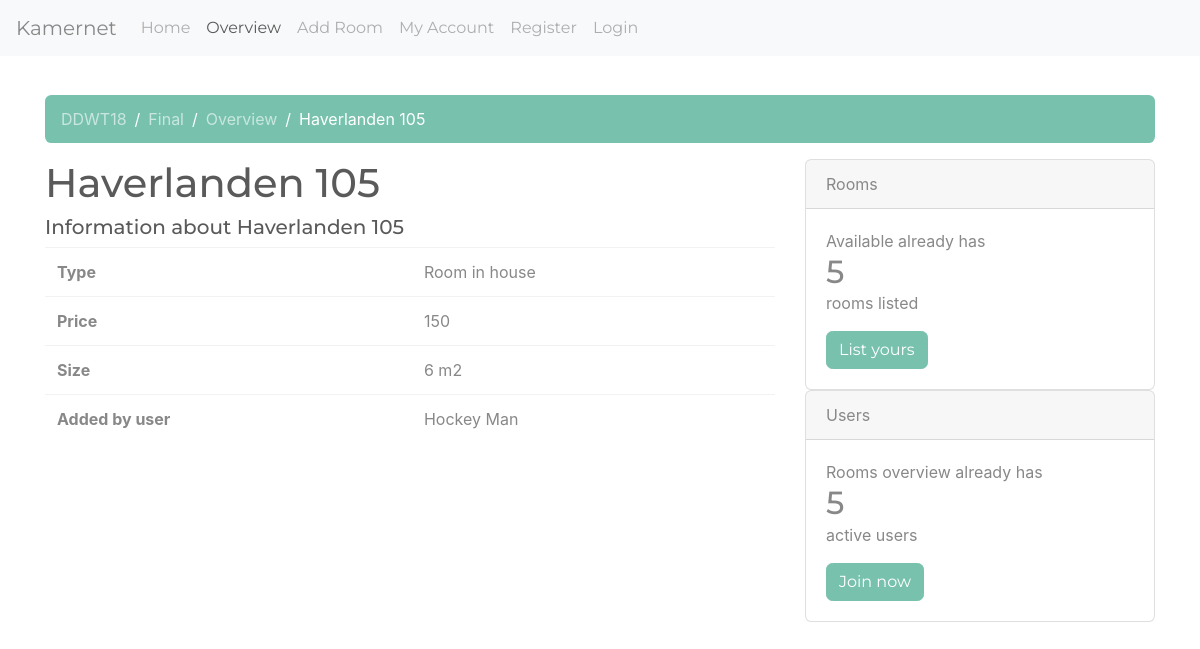
The page /DDWT18/final/room/?room_id=4 (signed in) on the database its author committed.
### tables this page shows
CREATE TABLE `rooms` (
  `id` int(11) NOT NULL,
  `address` varchar(255) NOT NULL,
  `city` VARCHAR(255) NOT NULL,
  `type` varchar(255) NOT NULL,
  `price` int(3) NOT NULL,
  `size` int(3) NOT NULL,
  `owner` int(11) NOT NULL
);

CREATE TABLE `users` (
  `id` int(11) NOT NULL,
  `username` varchar(255) NOT NULL,
  `password` varchar(255) NOT NULL,
  `full_name` varchar(255) NOT NULL,
  `birth_date` date NOT NULL,
  `role` int(11) NOT NULL,
  `biography` varchar(255) NOT NULL,
  `profession` varchar(255) NOT NULL,
  `language` varchar(255) NOT NULL,
  `email` varchar(255) NOT NULL,
  `phonenumber` int(11) NOT NULL
);

### views/room.php (the view, shortened to what this page needs)
<!doctype html>
<html lang="en">
<head>
    <link rel="stylesheet" href="/DDWT18/final/css/bootstrap.min.css">
    <link rel="stylesheet" href="/DDWT18/final/css/main.css">
</head>
<body>
<?= $navigation ?>
<div class="container">
    <div class="pd-15">&nbsp</div>
    <?= $breadcrumbs ?>
    <div class="row">
        <div class="col-md-8">
            <h1><?= $page_title ?></h1>
            <h5><?= $page_subtitle ?></h5>
            <table class="table">
                <tbody>
                <tr>
                    <th scope="row">Type</th>
                    <td><?= $room_type ?></td>
                </tr>
                <tr>
                    <th scope="row">Price</th>
                    <td><?= $room_price ?></td>
                </tr>
                <tr>
                    <th scope="row">Size</th>
                    <td><?= $room_size ?> m2</td>
                </tr>
                <tr>
                    <th scope="row">Added by user</th>
                    <td><?= $added_by ?></td>
                </tr>
                </tbody>
            </table>
        </div>
        <div class="col-md-4">
        </div>
    </div>
</div>
</body>
</html>

### css/main.css (style rules this page uses)
.pd-15 { padding: 15px 0 0 0; }

### rows shown on the page
rooms: address "Haverlanden 105", address "Information about Haverlanden 105", type "Room in house", price "150", size "6"
users: full_name "Hockey Man"

### other values the page prints
$nav_info[1]['name'] "Home"
$nav_info[1]['name'] "Overview"
$nav_info[1]['name'] "Add Room"
$nav_info[1]['name'] "My Account"
$nav_info[1]['name'] "Register"
$nav_info[1]['name'] "Login"
$name "DDWT18"
$name "Final"
$name "Overview"
$name "Haverlanden 105"
$nbr_rooms "5"
$nbr_users "5"
